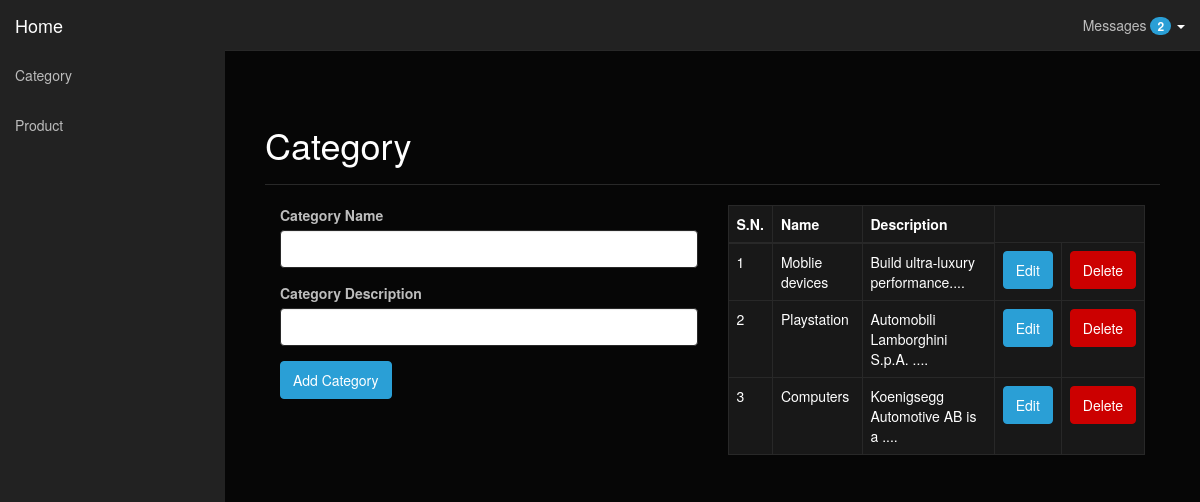
Screenshot of /admin/category.php with the database file from the repository.
### tables this page shows
CREATE TABLE `category` (
  `CategoryID` int(11) NOT NULL,
  `CategoryName` varchar(30) NOT NULL,
  `Description` varchar(300) NOT NULL
);

### admin/category.php (the view, shortened to what this page needs)
<?php
$host = 'localhost';
$username = 'root';
$password = '';
$db_name = 'shop';
$conn = mysqli_connect($host, $username, $password, $db_name);
?>
<!DOCTYPE html>
<html lang="en">
<head>
	<link rel="stylesheet" href="//maxcdn.bootstrapcdn.com/bootstrap/3.3.4/css/bootstrap.min.css">
	<link rel="stylesheet" href="style.css" type="text/css">
</head>
<body>
	<div id="wrapper">
		<nav class="navbar navbar-inverse navbar-fixed-top" role="navigation">
        <div class="navbar-header">
            <a class="navbar-brand" href="">Home</a>
        </div>
        <div class="collapse navbar-collapse navbar-ex1-collapse">
            <ul class="nav navbar-nav side-nav" id="active">
                <li><a href="category.php">Category</a></li>
                <li><a href="product.php">Product</a></li>
            </ul>
            <ul class="nav navbar-nav navbar-right navbar-user">
                <li class="dropdown messages-dropdown">
                    <a href="#" class="dropdown-toggle" data-toggle="dropdown"> Messages <span class="badge">2</span> <b class="caret"></b></a>
                </li>
            </ul>
        </div>
    </nav>
		<div id="page-wrapper">
			<div class="container-fluid">
				<div class="col-md-12">
					<div class="row">
						<div class="page-header">
							<h1>Category</h1>
						</div>
					</div>
					<div class="row">
						<div class="col-xs-6">
							<?php
								if(isset($_GET['edit'])):
								$query = "SELECT * FROM category WHERE CategoryID = {$_GET['edit']}";
								$result = mysqli_query($conn, $query);
								$row = mysqli_fetch_assoc($result);
							?>
							<form action="" method="post" enctype="multipart/form-data">
								<div class="form-group">
									<label for="category_name">Category Name</label>
									<input type="text" class="form-control" name="category_name" id="category_name" value="<?php echo $row['CategoryName']; ?>">
								</div>
								<div class="form-group">
									<label for="category_description">Category Description</label>
									<input type="text" class="form-control" name="category_description" id="category_description" value="<?php echo $row['Description']; ?>">
								</div>
								<div class="form-group">
									<input type="submit" class="btn btn-primary" name="update" value="Update Category">
								</div>
							</form>
							<?php else: ?>
							<form action="" method="post" enctype="multipart/form-data">
								<div class="form-group">
									<label for="category_name">Category Name</label>
									<input type="text" class="form-control" name="category_name" id="category_name">
								</div>
								<div class="form-group">
									<label for="category_description">Category Description</label>
									<input type="text" class="form-control" name="category_description" id="category_description">
								</div>
								<div class="form-group">
									<input type="submit" class="btn btn-primary" name="add" value="Add Category">
								</div>
							</form>
						<?php endif; ?>
						</div>
						<div class="col-xs-6">
							<table class="table table-bordered table-hover">
								<thead>
									<tr>
										<th>S.N.</th>
										<th>Name</th>
										<th>Description</th>
									</tr>
								</thead>
								<tbody>
									<?php
										$query = "SELECT * FROM category";
										$result = mysqli_query($conn, $query);
										while ($row = mysqli_fetch_assoc($result)):
									?>
									<tr>
										<td><?php echo $row['CategoryID']; ?></td>
										<td><?php echo $row['CategoryName']; ?></td>
										<td><?php echo substr($row['Description'], 0, 30).'....'; ?></td>
										<td><a href="?edit=<?php echo $row['CategoryID']; ?>" class="btn btn-primary" style="text-decoration: none;">Edit</a></td>
										<td><a onclick="return confirm('Are you sure?');" href="?delete=<?php echo $row['CategoryID']; ?>" class="btn btn-danger" style="text-decoration: none;">Delete</a></td>
									</tr>
								<?php endwhile; ?>
								</tbody>
							</table>
						</div>
					</div>
				</div>
			</div>
		</div>
	</div>
</body>
</html>

### rows the page displays
category: CategoryID "1", CategoryName "Moblie devices", Description "Build ultra-luxury performance"
category: CategoryID "2", CategoryName "Playstation", Description "Automobili Lamborghini S.p.A."
category: CategoryID "3", CategoryName "Computers", Description "Koenigsegg Automotive AB is a"
